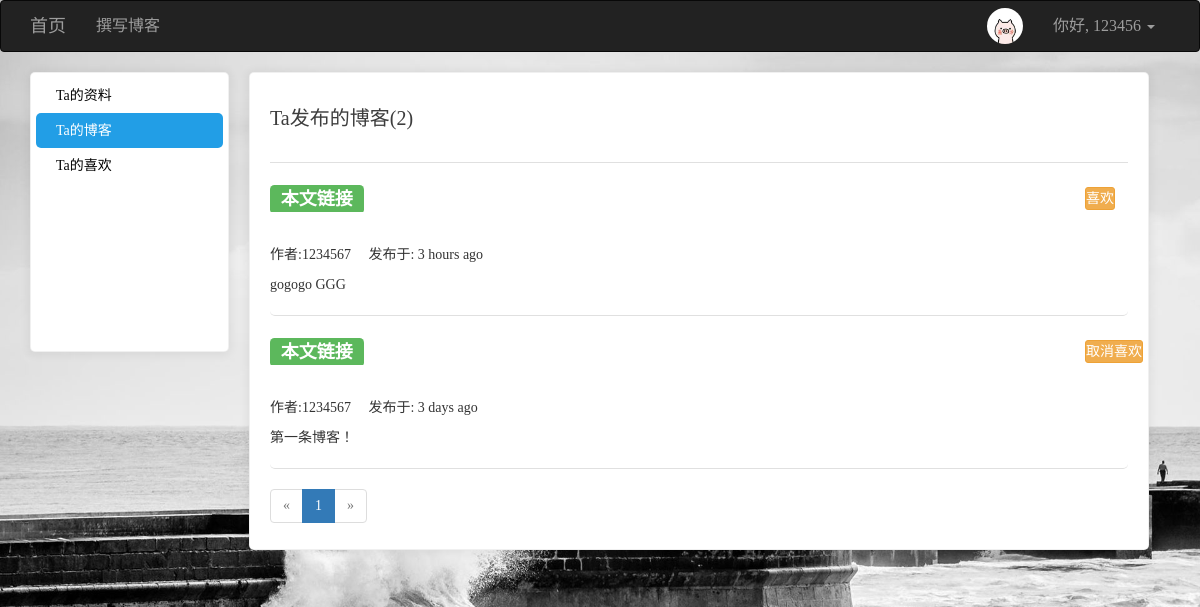
Screenshot of /user/my_blog/1234567 (signed in) with the database file from the repository.
### app/models/users.py (models this page shows, shortened)
class User(UserMixin, db.Model):
    __tablename__ = 'users'
    id = db.Column(db.Integer, primary_key=True)
    username = db.Column(db.String(64), unique=True)
    password_hash = db.Column(db.String(128))
    email = db.Column(db.String(128), unique=True)
    confirmed = db.Column(db.Boolean, default=False)
    icon = db.Column(db.String(64), default='default.jpg')
    name = db.Column(db.String(64))
    location = db.Column(db.String(64))
    about_me = db.Column(db.Text())
    member_since = db.Column(db.DateTime(), default=datetime.utcnow)
    last_seen = db.Column(db.DateTime(), default=datetime.utcnow)
    posts = db.relationship('Posts', backref='user', lazy='dynamic', cascade='all, delete-orphan')
    favorites = db.relationship('Posts', secondary="collections", backref=db.backref('users', lazy='dynamic'), lazy='dynamic')
    comments = db.relationship('Comment', backref='user', lazy='dynamic', cascade='all, delete-orphan')
    @property
    def password(self):
        raise AttributeError('密码不可读')
    def is_favorite(self, pid):
        favorites = self.favorites.all()
        posts = list(filter(lambda p: p.id == pid, favorites))
        if len(posts) > 0:
            return True
        else:
            return False
    def ping(self):
        self.last_seen = datetime.utcnow()
        db.session.add(self)
        db.session.commit()

### app/models/posts.py (models this page shows, shortened)
class Posts(db.Model):
    __tablename__ = 'posts'
    id = db.Column(db.Integer, primary_key=True)
    rid = db.Column(db.Integer, index=True, default=0)
    content = db.Column(db.Text)
    timestamp = db.Column(db.DateTime, default=datetime.utcnow)
    uid = db.Column(db.Integer, db.ForeignKey('users.id', ondelete='CASCADE'))
    comments = db.relationship('Comment', backref='post', lazy='dynamic', cascade='all, delete-orphan')
    body_html = db.Column(db.Text)
    body_text = db.Column(db.Text)

### app/views/user.py (the view)
@user.route('/my_blog/<username>')
def my_blog(username):
    u = User.query.filter_by(username=username).first_or_404()
    page = request.args.get('page', 1, type=int)  # 用户想查看第几页
    pagination = u.posts.order_by(Posts.timestamp.desc()).paginate(page, per_page=5, error_out=False)
    posts = pagination.items
    return render_template('user/myblog.html', user=u, posts=posts, pagination=pagination)

### app/models/users.py (called while the page is built)
@loginmanager.user_loader
def user_loader(uid):
    return User.query.get(int(uid))

### app/views/user.py (called while the page is built)
@user.before_app_request
def before_request():
    if current_user.is_authenticated:
        current_user.ping()

### app/templates/user/myblog.html (shortened to what this page needs)
{% extends 'commons/base.html' %}
{% from 'commons/macro.html' import pagination_show %}
{% block styles %}
    {{ super() }}
{% endblock %}
{% block page_content %}
    <div class="left_cont" style="background: white" >
        <ul>
            <li class="side1"><a href="{{ url_for('user.index', username=user.username) }}" class="aside">{% if current_user.username == user.username %}我{% else %}Ta{% endif %}的资料</a></li>
            <li class="side3"><a href="{{ url_for('user.my_blog', username=user.username) }}">{% if current_user.username == user.username %}我{% else %}Ta{% endif %}的博客</a></li>
            <li class="side4"><a href="{{ url_for('user.my_fav', username=user.username) }}">{% if current_user.username == user.username %}我{% else %}Ta{% endif %}的喜欢</a></li>
        </ul>
    </div>
    <div class="right_cont" style="background: white; border: 1px solid rgba(0, 0, 0, .06); padding: 0 20px; box-shadow: 0 1px 10px 2px rgba(0, 0, 0, .06); border-radius: 5px">
        <h3>{% if current_user.username == user.username %}我{% else %}Ta{% endif %}发布的博客({{ user.posts.count() }})</h3>
        <div class="book">
            <ul class=entries>
                {% for post in posts %}
                    <li>
                        <h1>
                            <a target="_blank" href="{{ url_for('posts.post_show', id=post.id) }}"><span class="label label-success">本文链接</span></a>
                        </h1>
                        {% if current_user.is_authenticated %}
                            {% if current_user.username != post.user.username %}
                                <span class="btn btn-warning btn-sm" style="font-size: 14px; padding: 0px; position: relative; left: 95%; top: -35px">
                                    <span class="collect" url="{{ url_for('posts.collect', pid=post.id) }}">
                                        {% if current_user.is_favorite(post.id) %}
                                            取消喜欢
                                        {% else %}
                                            喜欢
                                        {% endif %}
                                    </span>
                                </span>
                            {% endif %}
                        {% endif %}
                        <br>
                        <span>作者:{{ post.user.username }}</span>&nbsp;&nbsp;&nbsp;&nbsp;&nbsp;<span>发布于: {{ moment(post.timestamp).fromNow() }}</span>
                        <p style="overflow: hidden; text-overflow: ellipsis; word-break: break-all">
                            {% if post.body_html %}
                                {{ post.body_text }}
                            {% else %}
                                {{ post.content }}
                            {% endif %}
                        </p>
                    </li>
                {% endfor %}
                {{ pagination_show(pagination,'user.my_blog',user.username) }}
            </ul>
        </div>
    </div>
{% endblock %}

### app/templates/commons/base.html (shortened to what this page needs)
{% extends 'bootstrap/base.html' %}
{% import 'bootstrap/wtf.html' as wtf %}
{% block navbar %}
    <nav class="navbar navbar-inverse" style="-webkit-user-select: none; font-size: 16px;">
        <div class="container">
            <div class="navbar-header">
                <a class="navbar-brand" href="{{ url_for('main.index') }}">首页</a>
            </div>
            <div class="collapse navbar-collapse">
                <ul class="nav navbar-nav">
                    {% if current_user.is_authenticated %}
                        <li><a href="{{ url_for('posts.index') }}">撰写博客</a></li>
                    {% endif %}
                </ul>
                <ul class="nav navbar-nav navbar-right">
                    {% if current_user.is_authenticated %}
                        <li>
                            <a href="{{ url_for('user.index', username=current_user.username) }}">
                                <img style="width: 36px; height: 36px; border-radius: 50%; float: left; margin-top: -8px" src="{{ url_for('static', filename='uploads/' + current_user.icon) }}" alt="...">
                            </a>
                        </li>
                        <li class="dropdown">
                            <a href="#" class="dropdown-toggle" data-toggle="dropdown" role="button" aria-haspopup="true"
                               aria-expanded="false">你好, {{ current_user.username }} <span class="caret"></span></a>
                        </li>
                    {% else %}
                        <li><a href="{{ url_for('user.register') }}">注册</a></li>
                        <li><a href="{{ url_for('user.login') }}">登录</a></li>
                    {% endif %}
                </ul>
            </div>
        </div>
    </nav>
{% endblock %}
{% block content %}
    <div class="container">
        {% block page_content %}
        {% endblock %}
    </div>
{% endblock %}
{% block styles %}
    {{ super() }}
{% endblock %}

### app/templates/commons/base.html (style rules this page uses)
body { font-family: "田氏宋体旧字形"; -webkit-user-select: none; background-image: url(/images/1214885.jpg); -webkit-background-size: cover; -o-background-size: cover; background-size: cover; z-index: -2; }

### app/templates/user/myblog.html (style rules this page uses)
.left_cont { width: 199px;height:280px;float: left; border: 1px solid rgba(0, 0, 0, .06); padding: 5px; box-shadow: 0 1px 10px 2px rgba(0, 0, 0, .06); border-radius: 5px }
.right_cont { width: 900px;margin: 0 20px; margin-bottom: 30px; display: inline-block }
h3 { font-size: 20px;color: #3d3d3d;height: 90px;line-height: 90px;border-bottom: 1px solid #e0e0e0;margin: 0; }
li, ul { padding: 0;margin: 0;list-style: none; border-radius: 5px }
.side1 a,.side2 a,.side3 a,.side4 a { font-size: 14px; color: black;display: inline-block;height: 35px;line-height: 35px;width: 100%; padding-left: 20px }
.side3 { background-color: #229EE6; }
.side3 a { color: white; }
.book { width: 100%; display: inline-block }
.book h1 { font-size: 24px;line-height: 1.2em; }
.book li { width: 100%; border-bottom: 1px solid #e0e0e0; margin-top: 20px }
h1 a { width: 11%; color: #428bca;text-decoration: none;display: -webkit-box;-webkit-box-orient: vertical;-webkit-line-clamp: 2;overflow: hidden; }
p { margin:10px 0 20px 0;display: -webkit-box;-webkit-box-orient: vertical;-webkit-line-clamp: 3;overflow: hidden; }

### rows the page displays
User: icon (picture), username "123456"
Posts: shows "喜欢", user.username "1234567", timestamp "3 hours ago", body_text "gogogo GGG"
Posts: shows "取消喜欢", user.username "1234567", timestamp "3 days ago", body_text "第一条博客！"

### other values shown
{{ user.posts.count() }} "2"
{{ p }} "1"
